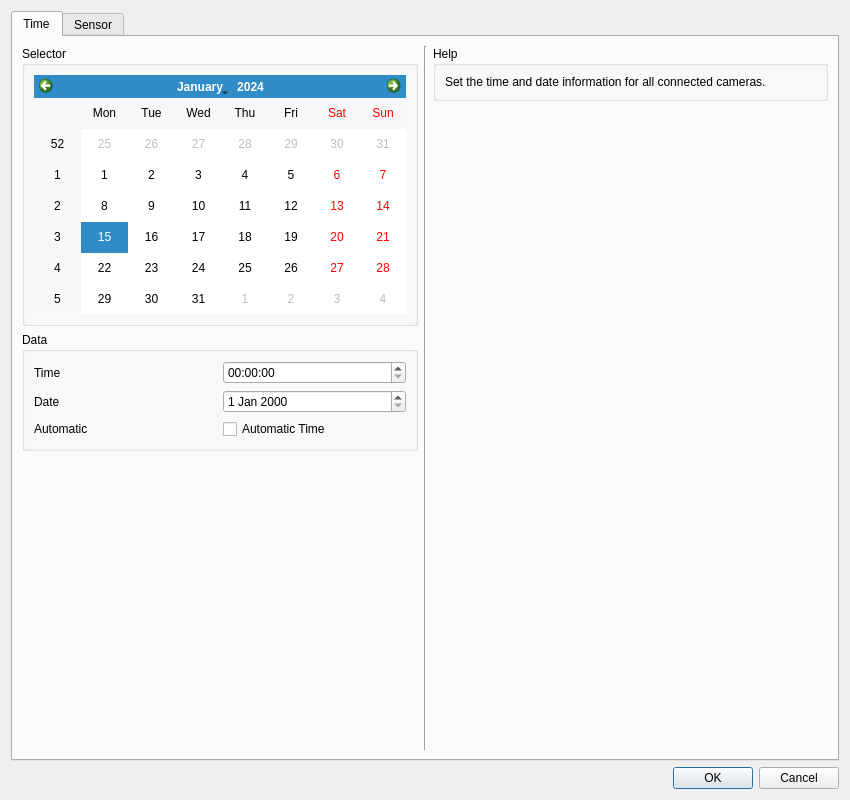
<?xml version="1.0" encoding="UTF-8"?>
<ui version="4.0">
 <class>Settings</class>
 <widget class="QDialog" name="Settings">
  <property name="windowModality">
   <enum>Qt::ApplicationModal</enum>
  </property>
  <property name="geometry">
   <rect>
    <x>0</x>
    <y>0</y>
    <width>850</width>
    <height>800</height>
   </rect>
  </property>
  <property name="minimumSize">
   <size>
    <width>850</width>
    <height>800</height>
   </size>
  </property>
  <property name="windowTitle">
   <string>Settings</string>
  </property>
  <property name="modal">
   <bool>true</bool>
  </property>
  <layout class="QVBoxLayout" name="verticalLayout">
   <item>
    <widget class="QTabWidget" name="tab">
     <property name="minimumSize">
      <size>
       <width>0</width>
       <height>0</height>
      </size>
     </property>
     <property name="currentIndex">
      <number>0</number>
     </property>
     <widget class="QWidget" name="pgTime">
      <attribute name="title">
       <string>Time</string>
      </attribute>
      <layout class="QHBoxLayout" name="horizontalLayout_6">
       <item>
        <layout class="QVBoxLayout" name="vlTimeL">
         <item>
          <widget class="QGroupBox" name="grpSelector">
           <property name="minimumSize">
            <size>
             <width>0</width>
             <height>0</height>
            </size>
           </property>
           <property name="title">
            <string>Selector</string>
           </property>
           <layout class="QVBoxLayout" name="verticalLayout_3">
            <item>
             <widget class="QCalendarWidget" name="calSelector">
              <property name="minimumSize">
               <size>
                <width>0</width>
                <height>0</height>
               </size>
              </property>
             </widget>
            </item>
           </layout>
          </widget>
         </item>
         <item>
          <widget class="QGroupBox" name="grpData">
           <property name="minimumSize">
            <size>
             <width>0</width>
             <height>0</height>
            </size>
           </property>
           <property name="title">
            <string>Data</string>
           </property>
           <layout class="QVBoxLayout" name="verticalLayout_4">
            <item>
             <layout class="QHBoxLayout" name="horizontalLayout">
              <item>
               <widget class="QLabel" name="label_11">
                <property name="text">
                 <string>Time</string>
                </property>
               </widget>
              </item>
              <item>
               <widget class="QTimeEdit" name="timSelector"/>
              </item>
             </layout>
            </item>
            <item>
             <layout class="QHBoxLayout" name="horizontalLayout_5">
              <item>
               <widget class="QLabel" name="label_13">
                <property name="text">
                 <string>Date</string>
                </property>
               </widget>
              </item>
              <item>
               <widget class="QDateEdit" name="datSelector"/>
              </item>
             </layout>
            </item>
            <item>
             <layout class="QHBoxLayout" name="horizontalLayout_8">
              <item>
               <widget class="QLabel" name="label_14">
                <property name="text">
                 <string>Automatic</string>
                </property>
               </widget>
              </item>
              <item>
               <widget class="QCheckBox" name="chkAutomatc">
                <property name="text">
                 <string>Automatic Time</string>
                </property>
               </widget>
              </item>
             </layout>
            </item>
           </layout>
          </widget>
         </item>
         <item>
          <spacer name="vsData">
           <property name="orientation">
            <enum>Qt::Vertical</enum>
           </property>
           <property name="sizeHint" stdset="0">
            <size>
             <width>20</width>
             <height>40</height>
            </size>
           </property>
          </spacer>
         </item>
         <item>
          <spacer name="hsData">
           <property name="orientation">
            <enum>Qt::Horizontal</enum>
           </property>
           <property name="sizeHint" stdset="0">
            <size>
             <width>40</width>
             <height>20</height>
            </size>
           </property>
          </spacer>
         </item>
        </layout>
       </item>
       <item>
        <widget class="Line" name="line1">
         <property name="orientation">
          <enum>Qt::Vertical</enum>
         </property>
        </widget>
       </item>
       <item>
        <layout class="QVBoxLayout" name="vlTimeR">
         <item>
          <widget class="QGroupBox" name="grpHelp">
           <property name="minimumSize">
            <size>
             <width>0</width>
             <height>0</height>
            </size>
           </property>
           <property name="title">
            <string>Help</string>
           </property>
           <layout class="QVBoxLayout" name="verticalLayout_7">
            <item>
             <widget class="QLabel" name="label_5">
              <property name="text">
               <string>Set the time and date information for all connected cameras.</string>
              </property>
              <property name="wordWrap">
               <bool>true</bool>
              </property>
             </widget>
            </item>
           </layout>
          </widget>
         </item>
         <item>
          <spacer name="vsHelp">
           <property name="orientation">
            <enum>Qt::Vertical</enum>
           </property>
           <property name="sizeHint" stdset="0">
            <size>
             <width>20</width>
             <height>40</height>
            </size>
           </property>
          </spacer>
         </item>
         <item>
          <spacer name="hsHelp">
           <property name="orientation">
            <enum>Qt::Horizontal</enum>
           </property>
           <property name="sizeHint" stdset="0">
            <size>
             <width>40</width>
             <height>20</height>
            </size>
           </property>
          </spacer>
         </item>
        </layout>
       </item>
      </layout>
     </widget>
     <widget class="QWidget" name="pgSensor">
      <attribute name="title">
       <string>Sensor</string>
      </attribute>
      <layout class="QHBoxLayout" name="horizontalLayout_7">
       <item>
        <layout class="QVBoxLayout" name="vlSensorL">
         <item>
          <widget class="QGroupBox" name="grpCamera">
           <property name="minimumSize">
            <size>
             <width>0</width>
             <height>0</height>
            </size>
           </property>
           <property name="title">
            <string>Camera</string>
           </property>
           <layout class="QVBoxLayout" name="verticalLayout_2">
            <item>
             <layout class="QHBoxLayout" name="horizontalLayout_9">
              <item>
               <widget class="QLabel" name="label">
                <property name="text">
                 <string>Resolution</string>
                </property>
               </widget>
              </item>
              <item>
               <widget class="QComboBox" name="cmbResolution">
                <item>
                 <property name="text">
                  <string>160 X 120</string>
                 </property>
                </item>
                <item>
                 <property name="text">
                  <string>320 X 240</string>
                 </property>
                </item>
                <item>
                 <property name="text">
                  <string>640 X 480</string>
                 </property>
                </item>
                <item>
                 <property name="text">
                  <string>1024 X 768</string>
                 </property>
                </item>
                <item>
                 <property name="text">
                  <string>1280 X 720</string>
                 </property>
                </item>
                <item>
                 <property name="text">
                  <string>1280 X 960</string>
                 </property>
                </item>
                <item>
                 <property name="text">
                  <string>1920 X 1080</string>
                 </property>
                </item>
               </widget>
              </item>
             </layout>
            </item>
            <item>
             <layout class="QHBoxLayout" name="horizontalLayout_10">
              <item>
               <widget class="QLabel" name="label_7">
                <property name="text">
                 <string>Baud Rate</string>
                </property>
               </widget>
              </item>
              <item>
               <widget class="QComboBox" name="cmbBaud">
                <item>
                 <property name="text">
                  <string>9600</string>
                 </property>
                </item>
                <item>
                 <property name="text">
                  <string>19200</string>
                 </property>
                </item>
                <item>
                 <property name="text">
                  <string>38400</string>
                 </property>
                </item>
                <item>
                 <property name="text">
                  <string>57600</string>
                 </property>
                </item>
                <item>
                 <property name="text">
                  <string>115200</string>
                 </property>
                </item>
                <item>
                 <property name="text">
                  <string>230400</string>
                 </property>
                </item>
                <item>
                 <property name="text">
                  <string>460800</string>
                 </property>
                </item>
                <item>
                 <property name="text">
                  <string>921600</string>
                 </property>
                </item>
               </widget>
              </item>
             </layout>
            </item>
            <item>
             <layout class="QHBoxLayout" name="horizontalLayout_11">
              <item>
               <widget class="QLabel" name="label_8">
                <property name="text">
                 <string>Image Quality</string>
                </property>
               </widget>
              </item>
              <item>
               <widget class="QSpinBox" name="spnQuality">
                <property name="minimum">
                 <number>54</number>
                </property>
                <property name="maximum">
                 <number>144</number>
                </property>
               </widget>
              </item>
             </layout>
            </item>
           </layout>
          </widget>
         </item>
         <item>
          <widget class="QGroupBox" name="grpSensitivity">
           <property name="minimumSize">
            <size>
             <width>0</width>
             <height>0</height>
            </size>
           </property>
           <property name="title">
            <string>Sensitivity</string>
           </property>
           <layout class="QVBoxLayout" name="verticalLayout_10">
            <item>
             <layout class="QHBoxLayout" name="horizontalLayout_4">
              <item>
               <widget class="QLabel" name="label_6">
                <property name="text">
                 <string>Sensitivity</string>
                </property>
               </widget>
              </item>
              <item>
               <widget class="QComboBox" name="cmbSensitivity">
                <item>
                 <property name="text">
                  <string>1</string>
                 </property>
                </item>
                <item>
                 <property name="text">
                  <string>2</string>
                 </property>
                </item>
                <item>
                 <property name="text">
                  <string>3</string>
                 </property>
                </item>
                <item>
                 <property name="text">
                  <string>4</string>
                 </property>
                </item>
                <item>
                 <property name="text">
                  <string>5</string>
                 </property>
                </item>
                <item>
                 <property name="text">
                  <string>6</string>
                 </property>
                </item>
                <item>
                 <property name="text">
                  <string>7</string>
                 </property>
                </item>
                <item>
                 <property name="text">
                  <string>8</string>
                 </property>
                </item>
                <item>
                 <property name="text">
                  <string>9</string>
                 </property>
                </item>
               </widget>
              </item>
             </layout>
            </item>
           </layout>
          </widget>
         </item>
         <item>
          <spacer name="vsCamera">
           <property name="orientation">
            <enum>Qt::Vertical</enum>
           </property>
           <property name="sizeHint" stdset="0">
            <size>
             <width>20</width>
             <height>40</height>
            </size>
           </property>
          </spacer>
         </item>
         <item>
          <spacer name="hsCamera">
           <property name="orientation">
            <enum>Qt::Horizontal</enum>
           </property>
           <property name="sizeHint" stdset="0">
            <size>
             <width>40</width>
             <height>20</height>
            </size>
           </property>
          </spacer>
         </item>
        </layout>
       </item>
       <item>
        <widget class="Line" name="line2">
         <property name="orientation">
          <enum>Qt::Vertical</enum>
         </property>
        </widget>
       </item>
       <item>
        <layout class="QVBoxLayout" name="vlSensorR">
         <item>
          <spacer name="verticalSpacer">
           <property name="orientation">
            <enum>Qt::Vertical</enum>
           </property>
           <property name="sizeHint" stdset="0">
            <size>
             <width>20</width>
             <height>40</height>
            </size>
           </property>
          </spacer>
         </item>
         <item>
          <spacer name="horizontalSpacer_3">
           <property name="orientation">
            <enum>Qt::Horizontal</enum>
           </property>
           <property name="sizeHint" stdset="0">
            <size>
             <width>40</width>
             <height>20</height>
            </size>
           </property>
          </spacer>
         </item>
        </layout>
       </item>
      </layout>
     </widget>
    </widget>
   </item>
   <item>
    <widget class="QDialogButtonBox" name="buttonBox">
     <property name="orientation">
      <enum>Qt::Horizontal</enum>
     </property>
     <property name="standardButtons">
      <set>QDialogButtonBox::Cancel|QDialogButtonBox::Ok</set>
     </property>
    </widget>
   </item>
  </layout>
 </widget>
 <resources/>
 <connections>
  <connection>
   <sender>buttonBox</sender>
   <signal>accepted()</signal>
   <receiver>Settings</receiver>
   <slot>accept()</slot>
   <hints>
    <hint type="sourcelabel">
     <x>248</x>
     <y>254</y>
    </hint>
    <hint type="destinationlabel">
     <x>157</x>
     <y>274</y>
    </hint>
   </hints>
  </connection>
  <connection>
   <sender>buttonBox</sender>
   <signal>rejected()</signal>
   <receiver>Settings</receiver>
   <slot>reject()</slot>
   <hints>
    <hint type="sourcelabel">
     <x>316</x>
     <y>260</y>
    </hint>
    <hint type="destinationlabel">
     <x>286</x>
     <y>274</y>
    </hint>
   </hints>
  </connection>
 </connections>
</ui>
